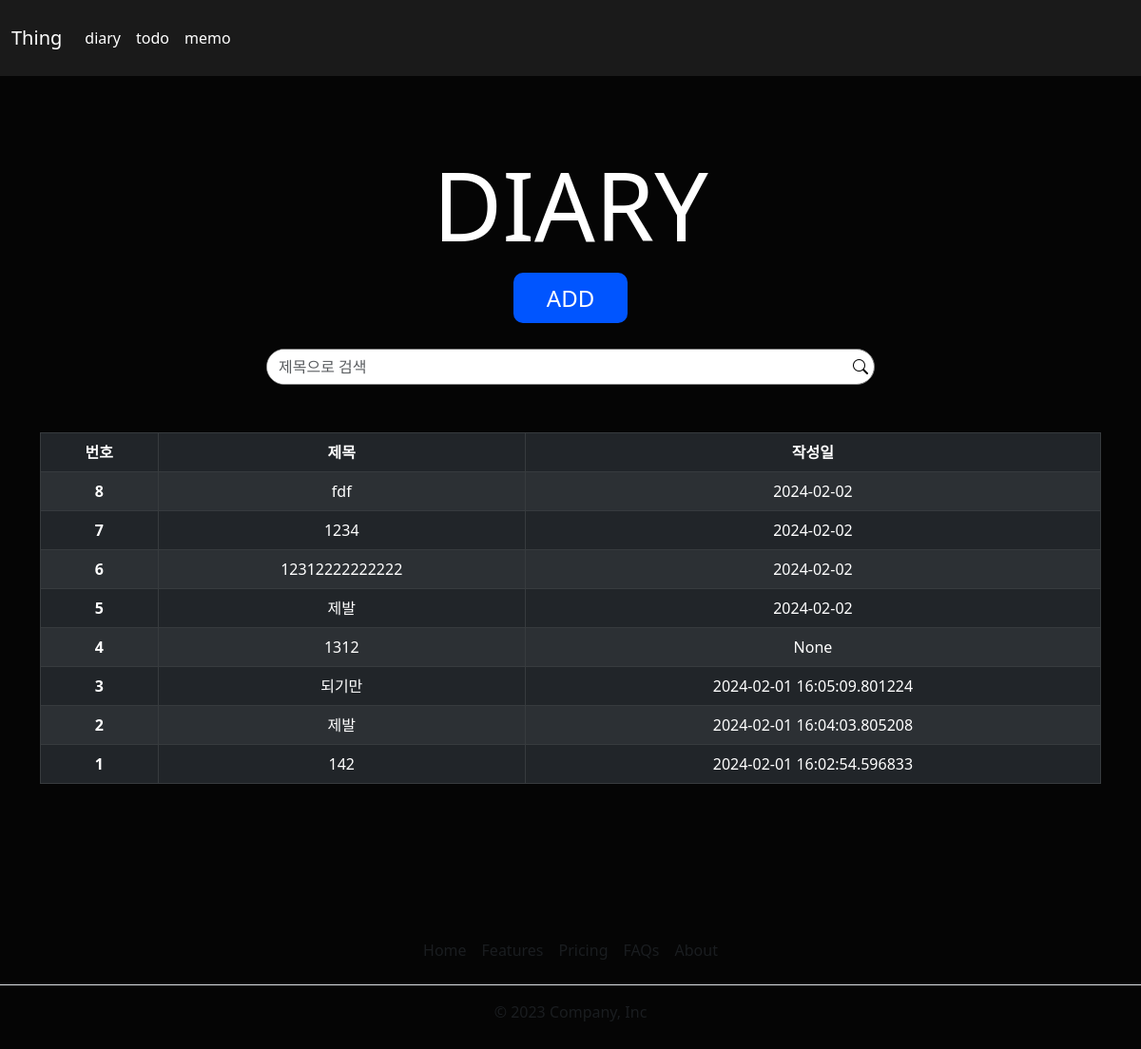
The page /diary (signed in) on the database as committed earlier.
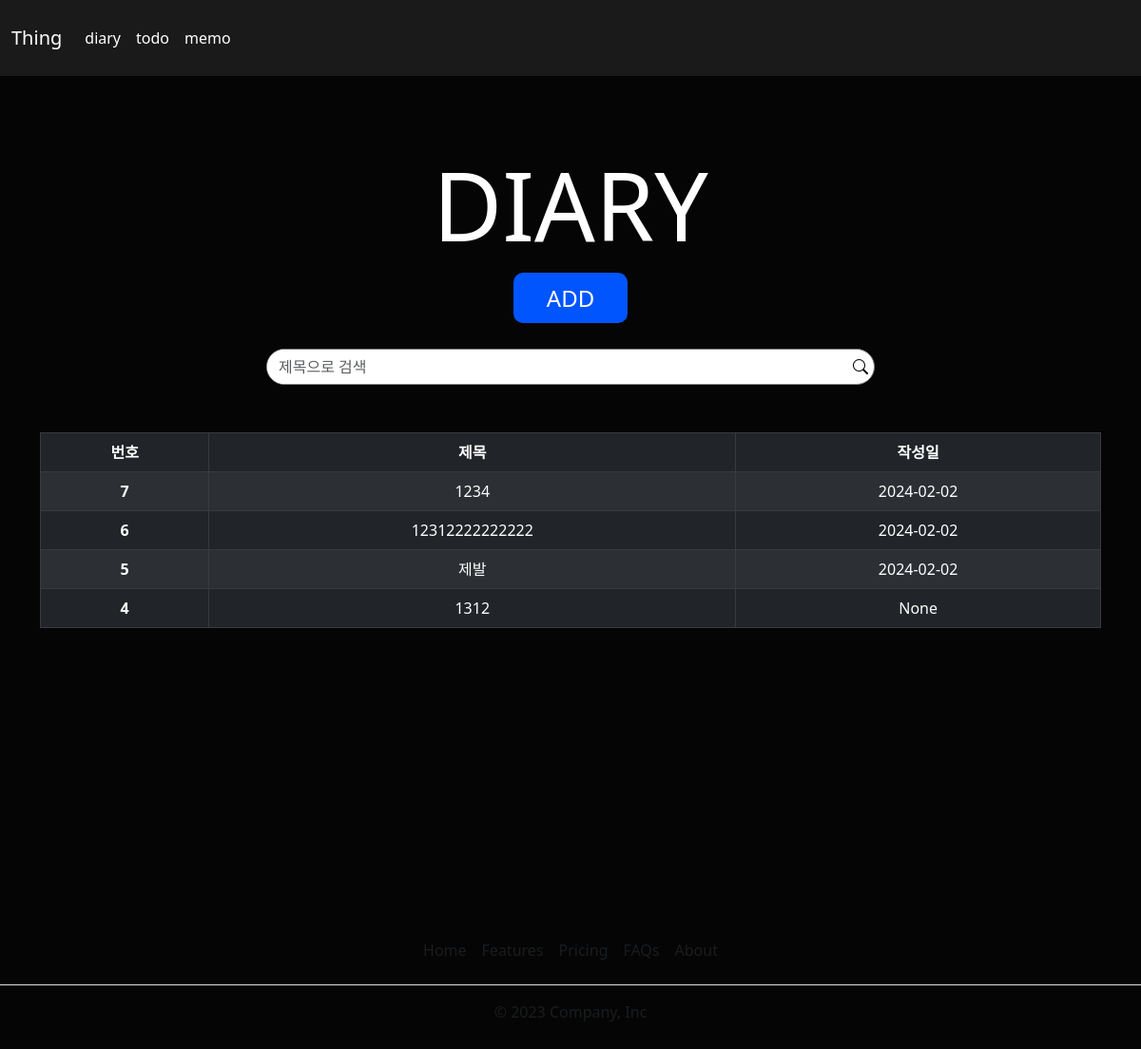
The same page on the database as committed later.
### app.py (models this page shows)
class Diary(db.Model):
    diary_id = db.Column(db.Integer, primary_key=True)
    main_text = db.Column(db.Text, nullable=False)
    edit_time = db.Column(db.String, nullable=False)
    title = db.Column(db.String(255), nullable=False)
    member_id = db.Column(db.String, db.ForeignKey('member.member_id'), nullable=False)

### app.py (the view)
@app.route('/diary')
def diary_list():
    member_id_to_query = session.get('member_id')
    if member_id_to_query :
        all_diaries = Diary.query.filter_by(member_id=member_id_to_query).order_by(desc(Diary.diary_id)).all()
        return render_template('diary.html', all_diaries=all_diaries)
    else :
        return redirect(url_for('sign_in'))

### templates/diary.html (shortened to what this page needs)
<!DOCTYPE html>
<html lang="en">
<head>
    <link href="https://cdn.jsdelivr.net/npm/bootstrap@5.3.0/dist/css/bootstrap.min.css" rel="stylesheet"
>
    <link rel="stylesheet" href="https://cdn.jsdelivr.net/npm/bootstrap-icons@1.10.5/font/bootstrap-icons.css">
</head>
<body>
    <header>
        <nav class="navbar navbar-expand-lg " style="background-color: #1A1A1A; height: 80px;">
          <div class="container-fluid">
            <a class="navbar-brand text-white" href="#">Thing</a>
            <div class="collapse navbar-collapse" id="navbarNavAltMarkup">
              <div class="navbar-nav">
                <a class="nav-link active text-white" href="/diary">diary</a>
                <a class="nav-link text-white" aria-current="page" href="/">todo</a>
                <a class="nav-link text-white" href="/memo">memo</a>
              </div>
            </div>
          </div>
        </nav>
      </header>
<div class="container">
    <p class="title">DIARY</p>
    <div class="addBtn">
        <a href="{{ url_for('diary_regist') }}">ADD</a>
    </div>
    <form action="{{url_for('search')}}">
        <div class="search-bar">
            <input class="form-control search-input" type="text" placeholder="제목으로 검색" name="query">
            <button class="search-icon" type="submit"><i class="bi bi-search"></i></button>
        </div>
    </form>
    <table class="table table-bordered table-dark table-striped table-hover">
        <thead>
            <tr>
                <th class="table-dark" scope="col">번호</th>
                <th class="table-dark" scope="col">제목</th>
                <th class="table-dark" scope="col">작성일</th>
            </tr>
        </thead>
        <tbody>
            {% for diary in all_diaries %}
            <tr>
                <th scope="row">{{ diary.diary_id }}</th>
                <td><a class="table-a"href="{{ url_for('diary_detail', num=diary.diary_id) }}">{{diary.title}}</a></td>
                <td>{{ diary.edit_time }}</td>
            </tr>
            {% endfor %}
        </tbody>
    </table>
</div>
    <footer class="py-3 my-4">
        <ul class="nav justify-content-center border-bottom pb-3 mb-3">
            <li id="footer" class="nav-item"><a href="#" class="nav-link px-2 text-body-secondary">Home</a></li>
            <li class="nav-item"><a href="#" class="nav-link px-2 text-body-secondary">Features</a></li>
            <li class="nav-item"><a href="#" class="nav-link px-2 text-body-secondary">Pricing</a></li>
            <li class="nav-item"><a href="#" class="nav-link px-2 text-body-secondary">FAQs</a></li>
            <li class="nav-item"><a href="#" class="nav-link px-2 text-body-secondary">About</a></li>
        </ul>
        <p class="text-center text-body-secondary text-white">© 2023 Company, Inc</p>
    </footer>
</body>
</html>

Rows that differ between the two databases and show on the page:
removed Diary: diary_id "8", title "fdf", edit_time "2024-02-02"
removed Diary: diary_id "3", title "되기만", edit_time "2024-02-01 16:05:09.801224"
removed Diary: diary_id "2", title "제발", edit_time "2024-02-01 16:04:03.805208"
removed Diary: diary_id "1", title "142", edit_time "2024-02-01 16:02:54.596833"
